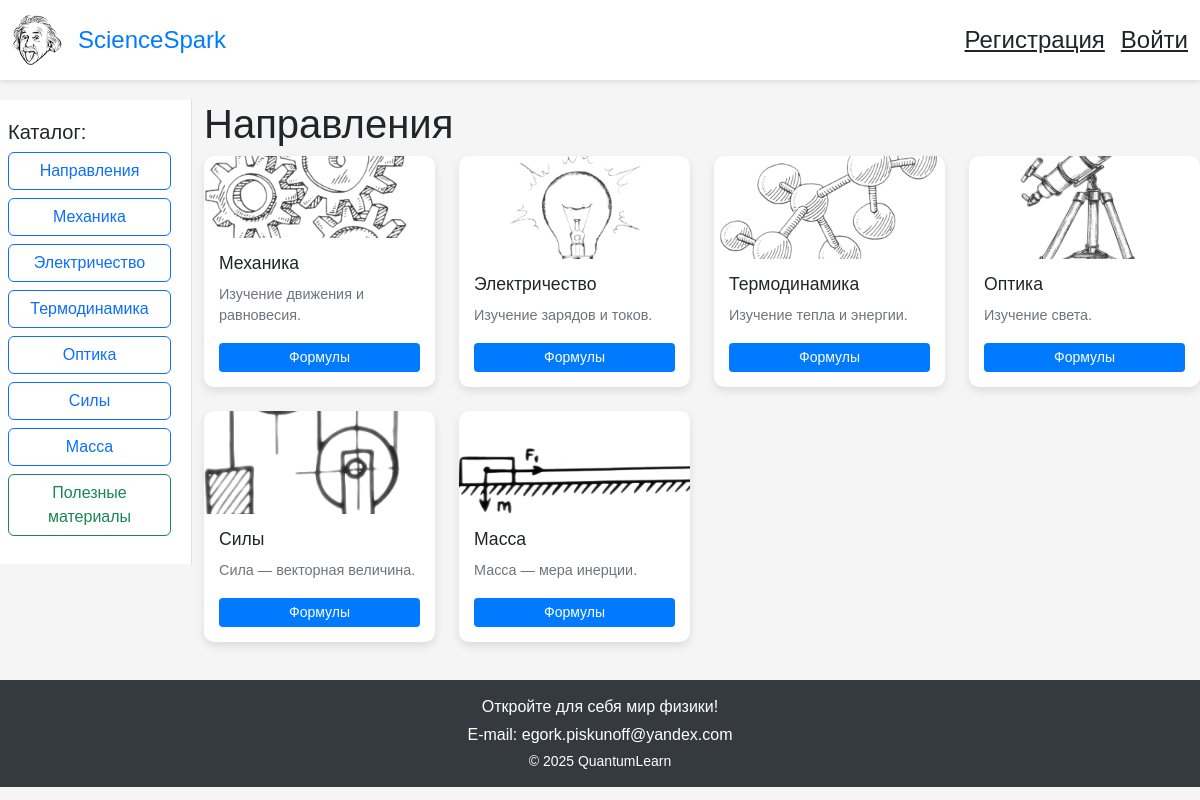
The page / on the database its author committed.
### data/db.py (models this page shows)
class Direction(db.Model):  # Модель направления
    __tablename__ = 'directions'
    id = db.Column(db.Integer, primary_key=True)
    name = db.Column(db.String(100), nullable=False)
    image_path = db.Column(db.String(200), nullable=False)
    description = db.Column(db.Text, nullable=False)
    laws = db.relationship('Law', backref='direction', lazy=True)

### main.py (the view)
@app.route('/')  # Главная страница приложения, которая отображает список направлений физики
def index():
    user = get_current_user()
    directions = load_directions()
    print("Directions:", [(d.id, d.name, d.image_path, d.description) for d in directions])  # Отладочный вывод
    print("User:", user)  # Отладочный вывод
    return render_template('index.html', directions=directions, user=user)

### main.py (called while the page is built)
def load_directions():  # Загрузка направлений из базы данных
    return db.session.query(Direction).all()

def get_current_user():  # Возвращение текущего авторизованного пользователя из сессии
    if 'user_id' in flask_session:
        return db.session.get(User, flask_session['user_id'])
    return None

### templates/index.html (shortened to what this page needs)
{% extends "base.html" %}
{% block content %}
    <h1>Направления</h1>
    <div class="row row-cols-1 row-cols-sm-2 row-cols-md-3 row-cols-lg-4 g-4">
        {% for direction in directions %}
            <div class="col">
                <a href="{{ url_for('direction', direction_name=direction.name) }}" class="card direction-card text-decoration-none text-dark">
                    <div class="card-img-container">
                        <img src="{{ url_for('static', filename='images/' + direction.image_path) }}"
                             class="card-img-top"
                             alt="{{ direction.name }}">
                    </div>
                    <div class="card-body">
                        <h5 class="card-title">{{ direction.name }}</h5>
                        <p class="card-text">{{ direction.description }}</p>
                        <button class="btn btn-sm btn-primary">Формулы</button>
                    </div>
                </a>
            </div>
        {% endfor %}
    </div>
{% endblock %}

### templates/base.html (shortened to what this page needs)
<!DOCTYPE html>
<html lang="ru">
<head>
    <link href="https://cdn.jsdelivr.net/npm/bootstrap@5.3.3/dist/css/bootstrap.min.css" rel="stylesheet">
    <link rel="stylesheet" href="{{ url_for('static', filename='style.css') }}">
</head>
<body>
    <header class="top-bar">
        <div class="container-fluid">
            <div class="row align-items-center">
                <div class="col d-flex justify-content-between align-items-center">
                    <div class="d-flex align-items-center">
                        <img src="{{ url_for('static', filename='images/physics.png') }}" alt="Логотип ScienceSpark" class="site-logo me-3">
                        <h1 class="site-title mb-0">ScienceSpark</h1>
                    </div>
                    <div class="d-flex align-items-center">
                        {% if session.user_id and user %}
                            <a href="{{ url_for('support') }}" class="text-dark fs-4 me-3">Поддержка</a>
                            <a href="{{ url_for('inbox') }}" class="text-dark fs-4 me-3">Входящие</a>
                            <a href="{{ url_for('sent_messages') }}" class="text-dark fs-4 me-3">Отправленные</a>
                            <span class="text-dark fs-4 me-3 user-link" onclick="toggleUserPopup()">{{ user.name }}</span>
                            <a href="#" class="btn btn-danger logout-btn-inline me-3" onclick="toggleLogoutPopup()">Выйти</a>
                        {% else %}
                            <a href="{{ url_for('register') }}" class="text-dark fs-4">Регистрация</a>
                            <a href="{{ url_for('login') }}" class="text-dark fs-4 ms-3">Войти</a>
                        {% endif %}
                    </div>
                </div>
            </div>
        </div>
    </header>
    <div class="container-fluid main-content">
        <div class="row">
            <nav class="col-md-3 col-lg-2 sidebar">
                <h5>Каталог:</h5>
                <ul class="nav flex-column">
                    <li class="nav-item"><a href="/" class="btn btn-outline-primary w-100 mb-2">Направления</a></li>
                    {% if directions %}
                        {% for direction in directions %}
                            <li class="nav-item">
                                <a href="{{ url_for('direction', direction_name=direction.name) }}" class="btn btn-outline-primary w-100 mb-2">{{ direction.name }}</a>
                            </li>
                        {% endfor %}
                    {% else %}
                        <li class="nav-item"><p>Направления отсутствуют</p></li>
                    {% endif %}
                    <li class="nav-item">
                        <a href="{{ url_for('resources') }}" class="btn btn-outline-success w-100 mb-2">Полезные материалы</a>
                    </li>
                </ul>
            </nav>
            <main class="col-md-9 col-lg-10">
                {% block content %}{% endblock %}
            </main>
        </div>
    </div>
    <footer class="bottom-bar">
        <div class="container">
            <div class="footer-content text-center">
                <div class="footer-text mb-1">Откройте для себя мир физики!</div>
                <div class="footer-email mb-1">
                    <a href="mailto:egork.piskunoff@yandex.com" class="text-white">E-mail: egork.piskunoff@yandex.com</a>
                </div>
                <div class="footer-copyright small">© 2025 QuantumLearn</div>
            </div>
        </div>
    </footer>
</body>
</html>

### static/style.css (style rules this page uses)
body { font-family: Arial, sans-serif; margin: 0; padding: 0; background-color: #f5f5f5; }
.top-bar { background-color: #ffffff; box-shadow: 0 2px 5px rgba(0, 0, 0, 0.1); padding: 15px 0; position: relative; }
.site-logo { width: 50px; height: 50px; }
.site-title { font-size: 1.5rem; color: #007bff; }
.main-content { padding: 20px 0; min-height: calc(100vh - 200px); }
.sidebar { background-color: #ffffff; padding: 20px; border-right: 1px solid #dee2e6; height: 100%; }
.nav-item .btn { transition: background-color 0.3s, color 0.3s; }
.direction-card, .law-card { background-color: #ffffff; border: none; box-shadow: 0 4px 8px rgba(0, 0, 0, 0.1); transition: transform 0.2s, box-shadow 0.2s; border-radius: 10px; overflow: hidden; width: 100%; display: flex; flex-direction: column; }
.direction-card { aspect-ratio: 1 / 1; }
.card-img-container { width: 100%; height: 60%; overflow: hidden; }
.card-img-top, .card-img { width: 100%; height: 100%; object-fit: cover; }
.card-body { padding: 15px; flex-grow: 1; display: flex; flex-direction: column; justify-content: space-between; }
.card-title { font-size: 1.1rem; margin-bottom: 10px; }
.card-text { font-size: 0.9rem; color: #6c757d; flex-grow: 1; }
.btn-primary { background-color: #007bff; border: none; }
.bottom-bar { background-color: #343a40; color: white; padding: 15px 0; text-align: center; position: relative; bottom: 0; width: 100%; }
.footer-content a { color: white; text-decoration: none; }

### rows shown on the page
Direction: name "Механика", image_path (picture), description "Изучение движения и равновесия."
Direction: name "Электричество", image_path (picture), description "Изучение зарядов и токов."
Direction: name "Термодинамика", image_path (picture), description "Изучение тепла и энергии."
Direction: name "Оптика", image_path (picture), description "Изучение света."
Direction: name "Силы", image_path (picture), description "Сила — векторная величина."
Direction: name "Масса", image_path (picture), description "Масса — мера инерции."
